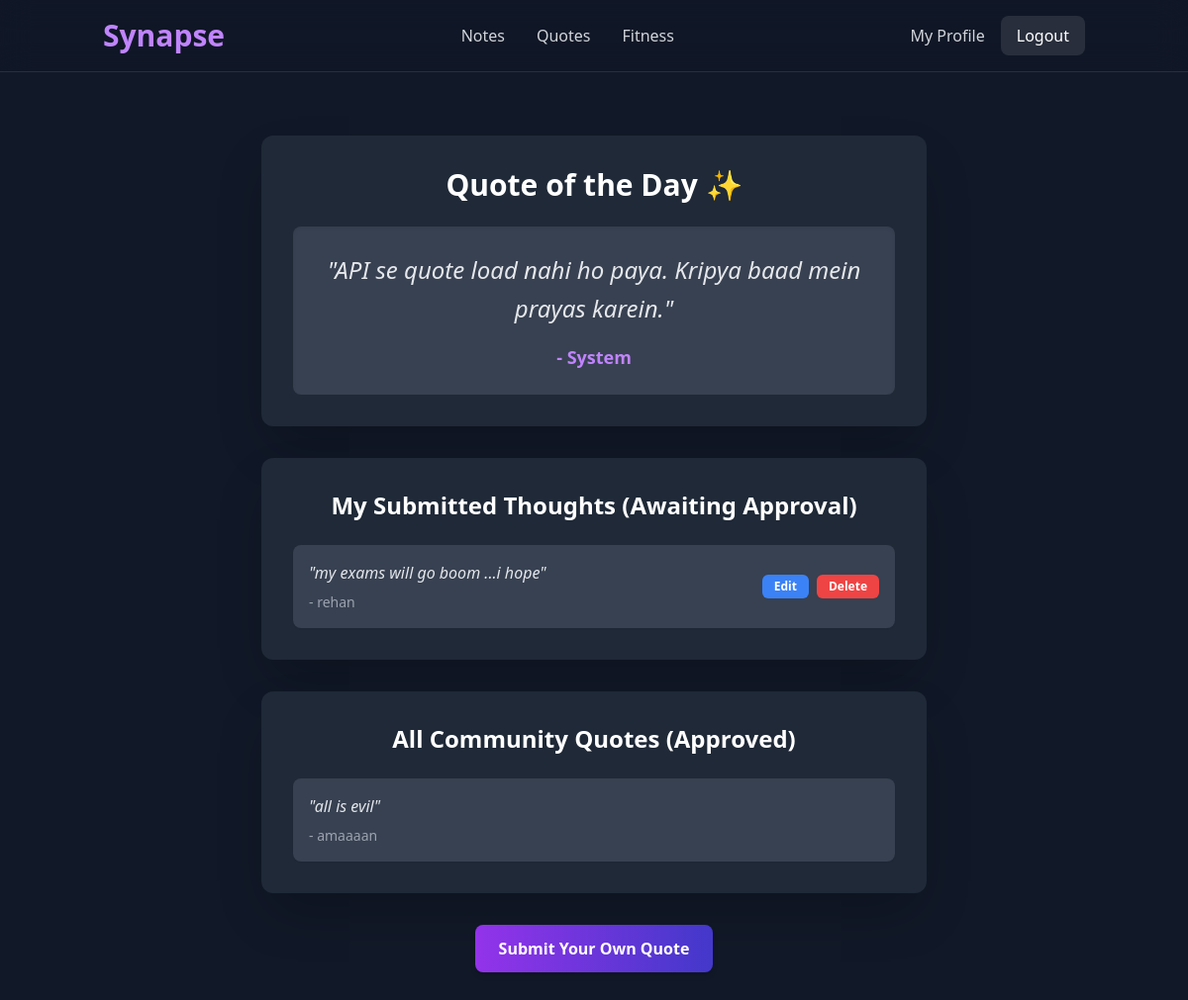
The page /tools/notes/quotes/ (signed in) on the database its author committed.
### tools/models.py (models this page shows, shortened)
class Quote(models.Model):
    text = models.TextField()
    author = models.CharField(max_length=100, blank=True)
    is_approved = models.BooleanField(default=False)
    created_by = models.ForeignKey(User, on_delete=models.SET_NULL, null=True, blank=True)
    created_at = models.DateTimeField(auto_now_add=True)

### tools/views.py (the view)
# urls.py: path('quotes/', views.quote_of_the_day, name='quote_of_the_day'),
def quote_of_the_day(request):
    try:
        response = requests.get("https://zenquotes.io/api/random")
        response.raise_for_status()
        data = response.json()
        daily_quote_text = data[0]['q']
        author_name = data[0]['a']
    except requests.exceptions.RequestException:
        daily_quote_text = "API se quote load nahi ho paya. Kripya baad mein prayas karein."
        author_name = "System"
    except (KeyError, IndexError):
        daily_quote_text = "API mein ek error hua."
        author_name = "System"
    submitted_quotes_list = Quote.objects.filter(is_approved=True)
    unapproved_quotes = []
    if request.user.is_authenticated:
        unapproved_quotes = Quote.objects.filter(created_by=request.user, is_approved=False)
    return render(request, 'tools/quotes/quotes_day.html', {
        'daily_quote': {'text': daily_quote_text, 'author': author_name},
        'submitted_quotes_list': submitted_quotes_list,
        'unapproved_quotes': unapproved_quotes,
    })

### tools/templates/tools/quotes/quotes_day.html (shortened to what this page needs)
{% extends "base.html" %}
{% block content %}
<div class="flex flex-col items-center justify-center p-4">
    <div class="bg-gray-800 shadow-2xl rounded-xl p-8 max-w-2xl w-full text-center mb-8">
        <h1 class="text-3xl font-extrabold text-white mb-6">Quote of the Day ✨</h1>
        <div class="p-6 bg-gray-700 rounded-lg shadow-inner">
            {% if daily_quote.text %}
                <p class="text-2xl italic text-gray-200 leading-relaxed mb-4">"{{ daily_quote.text }}"</p>
                <p class="text-lg font-semibold text-purple-400">- {{ daily_quote.author }}</p>
            {% else %}
                <p class="text-lg text-red-400">Could not load quote. Please try again later.</p>
            {% endif %}
        </div>
    </div>
    <div class="bg-gray-800 shadow-2xl rounded-xl p-8 max-w-2xl w-full mb-8">
        <h2 class="text-2xl font-bold text-white mb-6 text-center">My Submitted Thoughts (Awaiting Approval)</h2>
        <div class="space-y-4 text-left">
            {% if unapproved_quotes %}
                {% for quote in unapproved_quotes %}
                    <div class="bg-gray-700 p-4 rounded-lg shadow-sm flex justify-between items-center">
                        <div>
                            <p class="text-gray-200 italic mb-2">"{{ quote.text }}"</p>
                            <p class="text-sm text-gray-400">- {{ quote.author }}</p>
                        </div>
                        <div class="flex space-x-2">
                            <a href="{% url 'tools:quote_update' quote.pk %}" class="bg-blue-500 text-white font-semibold text-xs py-1 px-3 rounded-md hover:bg-blue-600 transition-colors duration-300">Edit</a>
                            <a href="{% url 'tools:quote_delete' quote.pk %}" class="bg-red-500 text-white font-semibold text-xs py-1 px-3 rounded-md hover:bg-red-600 transition-colors duration-300">Delete</a>
                        </div>
                    </div>
                {% endfor %}
            {% else %}
                <p class="text-gray-400 text-center">You haven't submitted any quotes yet.</p>
            {% endif %}
        </div>
    </div>
    <div class="bg-gray-800 shadow-2xl rounded-xl p-8 max-w-2xl w-full">
        <h2 class="text-2xl font-bold text-white mb-6 text-center">All Community Quotes (Approved)</h2>
        <div class="space-y-4 text-left">
            {% if submitted_quotes_list %}
                {% for quote in submitted_quotes_list %}
                    <div class="bg-gray-700 p-4 rounded-lg shadow-sm">
                        <p class="text-gray-200 italic mb-2">"{{ quote.text }}"</p>
                        <p class="text-sm text-gray-400">- {{ quote.author }}</p>
                    </div>
                {% endfor %}
            {% else %}
                <p class="text-gray-400 text-center">No community quotes have been approved yet.</p>
            {% endif %}
        </div>
    </div>
    <div class="mt-8">
        <a href="{% url 'tools:quote_submit' %}" class="bg-gradient-to-r from-purple-600 to-indigo-700 text-white font-bold py-3 px-6 rounded-lg shadow-md hover:from-purple-700 hover:to-indigo-800 transition-transform duration-300 transform hover:scale-105 inline-block">
            Submit Your Own Quote
        </a>
    </div>
</div>
{% endblock %}

### rows shown on the page
Quote: text "my exams will go boom ...i hope", author "rehan"
Quote: text "all is evil", author "amaaaan"

### other values the page prints
{{ daily_quote.text }} "API se quote load nahi ho paya. Kripya baad mein prayas karein."
{{ daily_quote.author }} "System"
